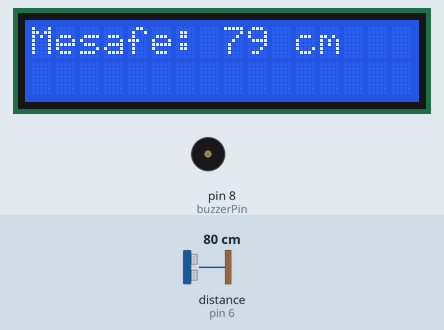
This sketch was run on a simulated Arduino Uno, built with avr-gcc and run on an emulated ATmega328P. Parts: 16×2 character LCD, buzzer (waves = sounding, pin HIGH). Wiring (inferred from the names in the program): ultrasonic range finder: trigger pin 7; echo pin 6. The inputs (shaded band) are chosen by the test bench; at power-on: distance to the obstacle (sensor on pin 6) 80 cm. The echo pulse lasts 58.3 µs per cm; pins used as bus, display or sensor lines are not drawn.

Above: at 2.98 s.
3.3 s: distance to the obstacle (sensor on pin 6) set to 32 cm
At 3.9 s:
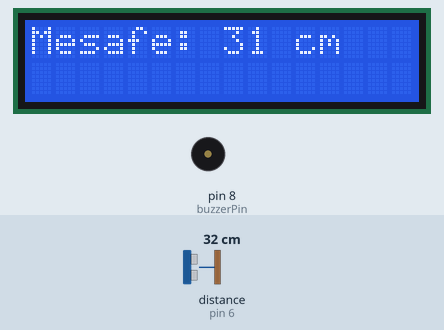
4.8 s: distance to the obstacle (sensor on pin 6) set to 28 cm
At 4.95 s:
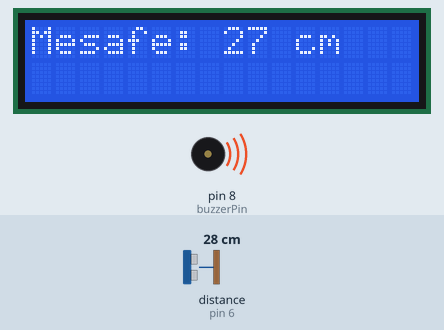
7.8 s: distance to the obstacle (sensor on pin 6) set to 2 cm
At 8.23 s:
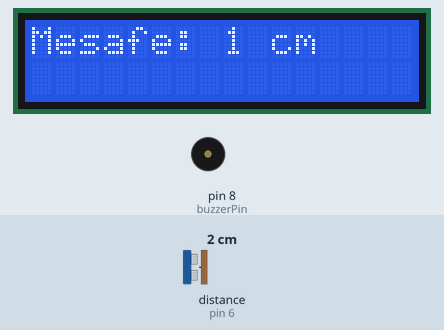
Timing chart, 0 to 15.5 s (numbered marks = the images above; inputs shaded):
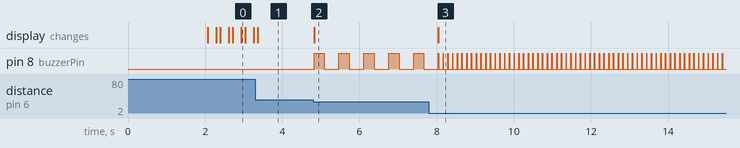

The sketch:

mesafe_sensoru_burak.ino
```cpp
#include <LiquidCrystal.h>

// LCD pinlerini tanımlıyoruz (RS, E, D4, D5, D6, D7)
LiquidCrystal lcd(12, 11, 5, 4, 3, 2);

const int trigPin = 7;
const int echoPin = 6;
const int buzzerPin = 8;

long sure;
int mesafe;

void setup() {
  lcd.begin(16, 2); // LCD'yi başlat
  pinMode(trigPin, OUTPUT);
  pinMode(echoPin, INPUT);
  pinMode(buzzerPin, OUTPUT);

  lcd.print("Mesafe Olcer");
  delay(2000);
  lcd.clear();
}

void loop() {
  // Mesafeyi ölçüyoruz
  digitalWrite(trigPin, LOW);
  delayMicroseconds(2);
  digitalWrite(trigPin, HIGH);
  delayMicroseconds(10);
  digitalWrite(trigPin, LOW);

  sure = pulseIn(echoPin, HIGH);
  mesafe = sure * 0.034 / 2; // Ses hızı denklemi

  // LCD'ye yazdırıyoruz
  lcd.setCursor(0, 0);
  lcd.print("Mesafe: ");
  lcd.print(mesafe);
  lcd.print(" cm  "); // Sonundaki boşluklar eski karakterleri temizler

  // Buzzer Kontrolü (Mesafe yaklaştıkça ses hızlanır)
  if (mesafe < 30 && mesafe > 0) {
    digitalWrite(buzzerPin, HIGH);
    delay(mesafe * 10); // Mesafe azaldıkça bekleme süresi düşer
    digitalWrite(buzzerPin, LOW);
    delay(mesafe * 10);
  } else {
    digitalWrite(buzzerPin, LOW);
  }

  delay(100);
}
```

Measured:
- the behaviour switches between 31 and 30 cm on distance to the obstacle (sensor on pin 6) (found by bisection; images 1 and 2)
- after the input at 3.3 s, the display: changes after 0.06 s (image 1)
- after the input at 4.8 s, pin 8 (buzzerPin): alternates HIGH for 0.27 s and LOW for 0.37 s, starting at once; the display: changes at once (image 2)
- after the input at 7.8 s, pin 8 (buzzerPin): alternates HIGH for 0.01 s and LOW for 0.11 s, starting after 0.25 s; the display: changes after 0.24 s (image 3)
